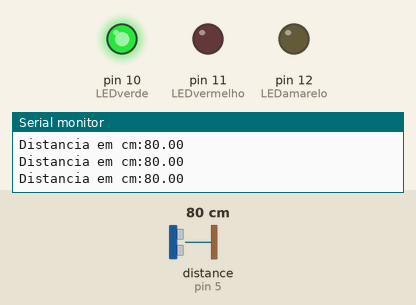
This sketch was run on a simulated Arduino Uno, built with avr-gcc and run on an emulated ATmega328P. Parts: output pins drawn as LEDs (lit = HIGH), the last lines printed to the serial monitor. The inputs (shaded band) are chosen by the test bench; at power-on: distance to the obstacle (sensor on pin 5) 80 cm. The echo pulse lasts 58.3 µs per cm.

Above: at 1.3 s.
1.4 s: distance to the obstacle (sensor on pin 5) set to 19 cm
2.9 s: distance to the obstacle (sensor on pin 5) set to 15 cm
At 4.2 s:
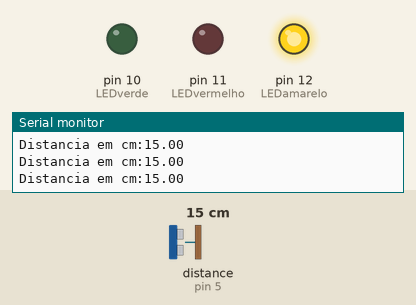
4.5 s: distance to the obstacle (sensor on pin 5) set to 10 cm
6.0 s: distance to the obstacle (sensor on pin 5) set to 7 cm
At 7.0 s:
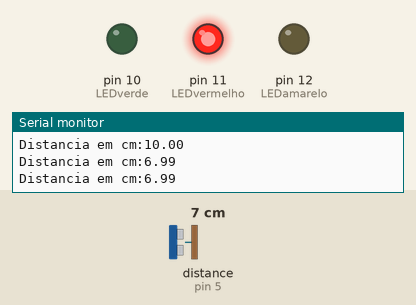
7.5 s: distance to the obstacle (sensor on pin 5) set to 9 cm
At 8.3 s:
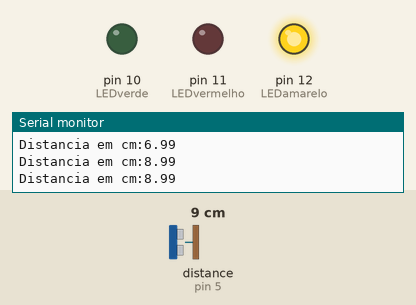
9.0 s: distance to the obstacle (sensor on pin 5) set to 2 cm
At 9.6 s:
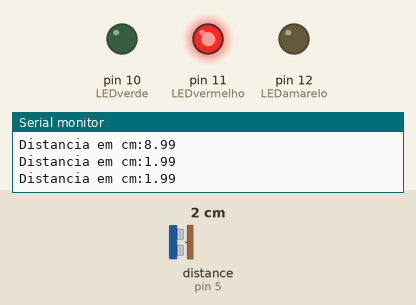
Timing chart, 0 to 11.5 s (numbered marks = the images above; inputs shaded):
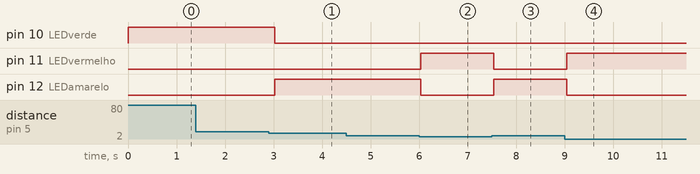

Measured:
- the behaviour switches between 17 and 16 cm on distance to the obstacle (sensor on pin 5) (found by bisection; images 0 and 1)
- the behaviour switches between 9 and 8 cm on distance to the obstacle (sensor on pin 5) (found by bisection; images 1 and 2)
- after the input at 2.9 s, pin 10 (LEDverde): HIGH → LOW after 0.13 s; pin 12 (LEDamarelo): LOW → HIGH after 0.13 s
- after the input at 6.0 s, pin 11 (LEDvermelho): LOW → HIGH at once; pin 12 (LEDamarelo): HIGH → LOW at once
- after the input at 7.5 s, pin 11 (LEDvermelho): HIGH → LOW at once; pin 12 (LEDamarelo): LOW → HIGH at once
- after the input at 9.0 s, pin 11 (LEDvermelho): LOW → HIGH after 0.05 s; pin 12 (LEDamarelo): HIGH → LOW after 0.05 s

The sketch:

Parking03.ino
```cpp
// Experimento 2 - Aula 1 - SENSOR DE ULTRASSOM COM TRES DISTANCIAS

//Conexão com sensor de ultrassom HC - SR04

//CARREGANDO BIBLIOTECA
#include <Ultrasonic.h>

//DEFININDO OS PINOS PARA TRIGGER E ECHO
#define pino_trigger 4
#define pino_echo 5

//INICIALIZANDO O SENSOR NOS PINOS PRE DEFINIDOS
Ultrasonic ultrasonic(pino_trigger, pino_echo);

//DECLARACAO DOS LEDS
int LEDverde = 10;
int LEDvermelho = 11;
int LEDamarelo = 12;

void setup()
{
  //MODULO HC-04
  Serial.begin(9600);
  Serial.println("Lendo dados do sensor..");

  //LED
  pinMode(LEDverde,OUTPUT);
  pinMode(LEDvermelho,OUTPUT);
  pinMode(LEDamarelo,OUTPUT);
}

void loop()
{
  //LENDO AS INFORMACOES DO SENSOR EM CM E POL.
  float cmMsec;
  long microsec = ultrasonic.timing();
  cmMsec = ultrasonic.convert(microsec, Ultrasonic::CM);

  //SE DISTANCIA >16 LED VERDE, SE <=16 E >8 LED AMARELO, SE <=8 LED VERMELHO
  if (cmMsec > 16)
  {
    digitalWrite(LEDverde,HIGH);
    digitalWrite(LEDvermelho,LOW);
    digitalWrite(LEDamarelo,LOW);
  }
  else if (cmMsec <= 16 && cmMsec >8)
  {
    digitalWrite(LEDverde,LOW);
    digitalWrite(LEDvermelho,LOW);
    digitalWrite(LEDamarelo,HIGH);
  }
  else if (cmMsec <= 8)
  {
    digitalWrite(LEDverde,LOW);
    digitalWrite(LEDvermelho,HIGH);
    digitalWrite(LEDamarelo,LOW);
  }
//EXIBINDO INFORMACOES NO SERIAL MONITOR
  Serial.print("Distancia em cm:");
  Serial.println(cmMsec);

//PAUSA PARA ENVIAR MENSAGENS
delay(500);
}
```
